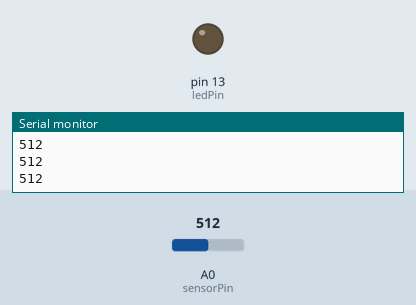
Simulated run of this sketch. Board: Arduino Uno, built with avr-gcc and run on an emulated ATmega328P. Shown: output pins drawn as LEDs (lit = HIGH), the last lines printed to the serial monitor. The test bench sets the inputs (shaded band); at power-on: A0 (sensorPin) = 512.

Above: at 1.2 s.
1.3 s: A0 (sensorPin) set to 482
At 1.9 s:
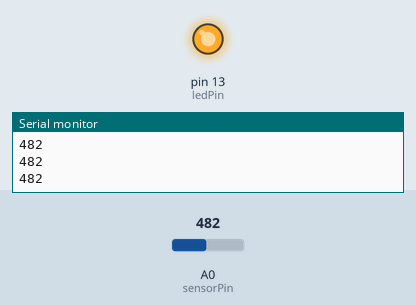
2.8 s: A0 (sensorPin) set to 510
At 3.1 s:
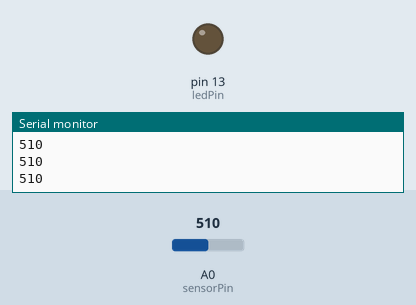
4.3 s: A0 (sensorPin) set to 490
At 5.4 s:
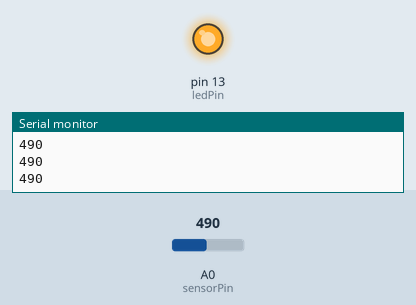
Timing chart, 0 to 7.3 s (numbered marks = the images above; inputs shaded):
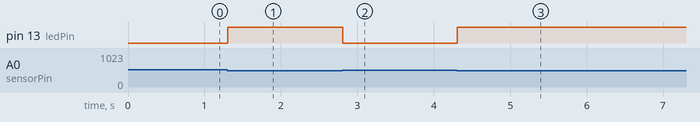

The sketch:

workshop7.ino
```cpp
#define sensorPin A0
#define ledPin 13

void setup() {
Serial.begin(9600);
pinMode(ledPin, OUTPUT);
pinMode(sensorPin, INPUT);

}

void loop() {

int sensorState = analogRead(sensorPin);
Serial.println(sensorState);
if (sensorState < 500) {
  digitalWrite(ledPin, HIGH);
}
else {
  digitalWrite(ledPin, LOW);
}
}
```

Measured:
- the behaviour switches between 500 and 499 on A0 (sensorPin) (found by bisection; images 0 and 1)
- after the input at 1.3 s, pin 13 (ledPin): LOW → HIGH at once
- after the input at 2.8 s, pin 13 (ledPin): HIGH → LOW at once
- after the input at 4.3 s, pin 13 (ledPin): LOW → HIGH at once
